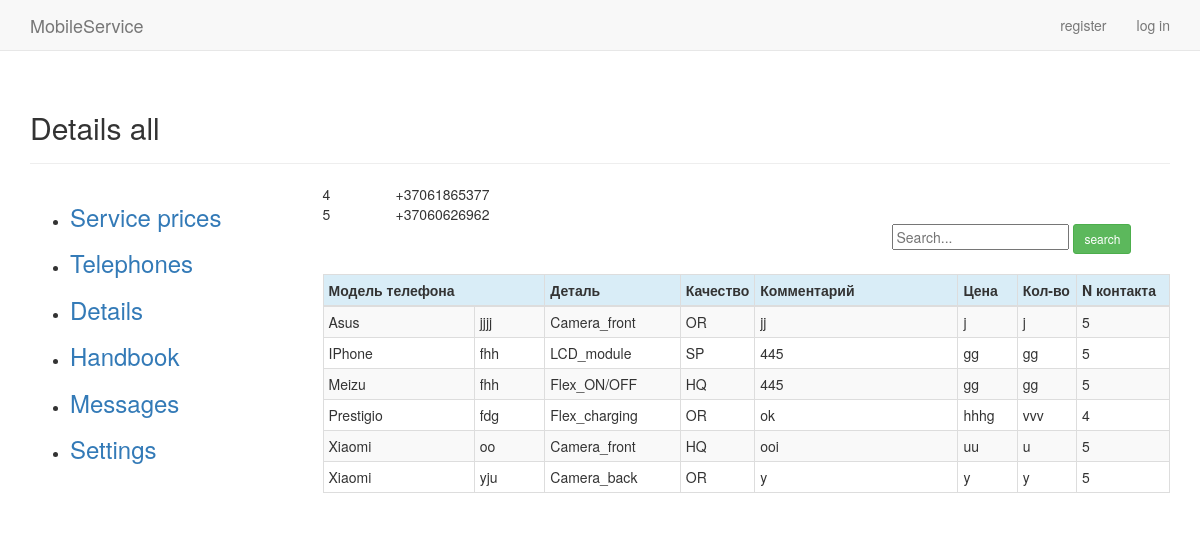
The app's page /users/details_all/, older data.
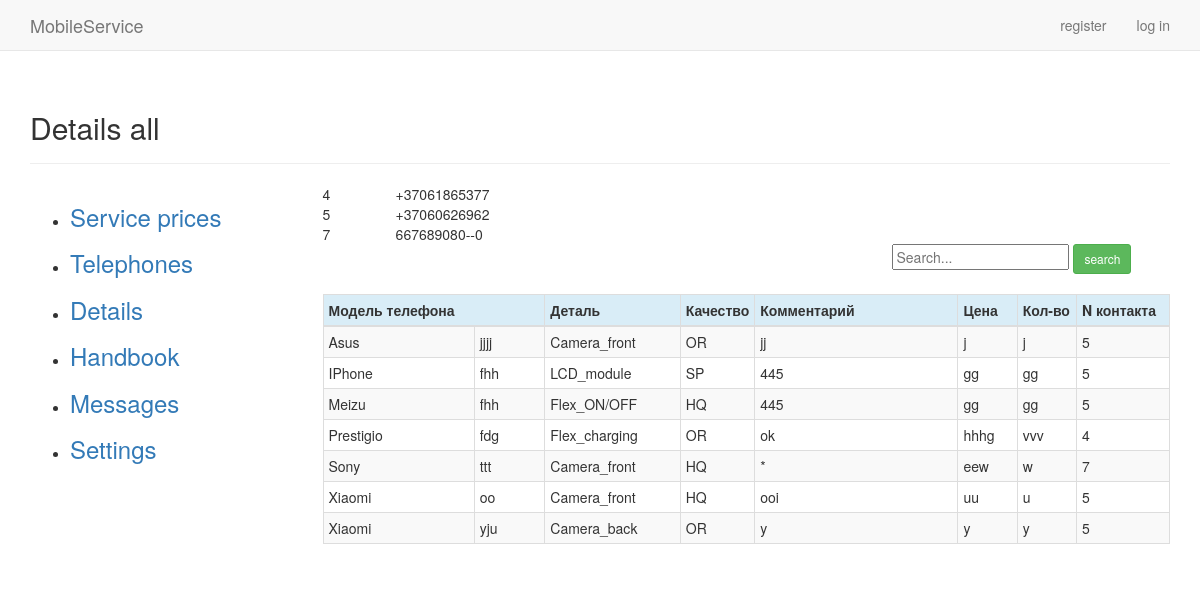
The same page, newer data.
### send_email/models.py (models this page shows)
class Settings_common(models.Model):
    VIS = 'Yes'
    INVIS = 'No'
    DETAIL_VISIBILITY = ((VIS, 'Yes'), (INVIS, 'No'))
    number_reg_letter = models.CharField(max_length=5, default='NUM')
    number_reg_start = models.IntegerField(default=0)
    message_send_start = models.CharField(max_length=5, default='9.00')
    message_send_finish = models.CharField(max_length=5, default='17.00')
    details_visible = models.CharField(max_length=10, choices=DETAIL_VISIBILITY)
    type_message = models.CharField(max_length=20)
    contact_number = models.CharField(max_length=20)
    free_set = models.CharField(max_length=20, choices=DETAIL_VISIBILITY)
    owner = models.ForeignKey(User, on_delete=models.CASCADE)

### users/models.py (models this page shows)
class Details(models.Model):
    SAM = 'Samsung'
    ALK = 'Alkatel'
    ASE = 'Aser'
    AMI = 'Amigo'
    AMO = 'Amoi'
    APL = 'IPhone'
    ASU = 'Asus'
    BBR = 'BlackBerry'
    BVI = 'BlackView'
    BLU = 'BLU'
    BQ = 'BQ'
    CAT = 'CAT'
    CAP = 'Caterpillar'
    COO = 'Coolpad'
    CUB = 'Cubot'
    DOO = 'Doogee'
    DOR = 'Doro'
    EST = 'Estar'
    ELE = 'Elephone'
    GIG = 'Gigabyte'
    GET = 'Getnord'
    GOO = 'Google'
    HTC = 'HTC'
    HP = 'HP'
    HOM = 'HomTom'
    KAZ = 'Kazam'
    MYP = 'MyPhone'
    NOU = 'Nous'
    ONE = 'OnePlus'
    OUK = 'Oukitel'
    PRE = 'Prestigio'
    ZTE = 'ZTE'
    ZOP = 'Zopo'
    HUA = 'Huawei'
    LEN = 'Lenovo'
    SON = 'Sony'
    LG = 'LG'
    MEI = 'Meizu'
    XIA = 'Xiaomi'
    MIR = 'Microsoft'
    NOK = 'Nokia'
    OTH = '------->'
    """детали"""
    LCD_MOD = 'LCD_module'
    LCD = 'LCD'
    TOU = 'Touch'
    FLEX_CH = 'Flex_charging'
    FLEX_ON = 'Flex_ON/OFF'
    FLEX_CAM = 'Flex_camera'
    BAT = 'Battery'
    CAM_FR = 'Camera_front'
    CAM_BC = 'Camera_back'
    BC = 'Back_cover'
    """качество"""
    SP = 'SP'
    OR = 'OR'
    HQ = 'HQ'
    COPY = 'COPY'
    """видимость другим"""
    VIS = 'Yes'
    INVIS = 'No'
    BRAND = ((APL, 'IPhone'), (SAM, 'Samsung'), (HUA, 'Huawei'), (MEI, 'Meizu'), (XIA, 'Xiaomi'), (NOK, 'Nokia'),
        (MIR, 'Microsoft'), (PRE, 'Prestigio'), (SON, 'Sony'), (ALK, 'Alcatel'), (ASU, 'Asus'), (ASE, 'Aser'),
        (AMI, 'Amigo'), (AMO, 'Amoi'), (BVI, 'BlackView'), (BLU, 'BLU'), (BQ, 'BQ'), (BBR, 'BlackBerry'),
        (CAT, 'CAT'), (CAP, 'Caterpillar'), (COO, 'Coolpad'), (CUB, 'Cubot'), (DOO, 'Doogee'), (DOR, 'Doro'),
        (ELE, 'Elephone'), (EST, 'Estar'), (GIG, 'Gigabyte'), (GET, 'Getnord'), (GOO, 'Google'), (HTC, 'HTC'),
        (HOM, 'HomTom'), (HP, 'HP'), (KAZ, 'Kazam'), (LEN, 'Lenovo'), (LG, 'Lg'), (MYP, 'MyPhone'),
        (NOU, 'Nous'), (ONE, 'OnePlus'), (OUK, 'Oukitel'), (ZOP, 'Zopo'), (ZTE, 'ZTE'), (OTH, '------->'))
    DETAIL = ((BAT,'Battery'),(BC,'Back_cover'),(CAM_BC,'Camera_back'),(CAM_FR,'Camera_front'),(FLEX_CH,'Flex_charging'),
        (FLEX_ON,'Flex_ON/OFF'),(FLEX_CAM,'Flex_camera'),(LCD_MOD,'LCD_module'),(LCD,'LCD'),(TOU,'Touch'))
    QUALITY = ((SP,'SP'),(OR,'OR'),(HQ,'HQ'),(COPY,'COPY'))
    DETAIL_VISIBILITY = ((VIS,'Yes'),(INVIS,'No'))
    user_model = models.CharField(max_length=20, choices = BRAND)
    user_model_1 = models.CharField(max_length=20)
    user_detail = models.CharField(max_length=20, choices = DETAIL)
    detail_quality = models.CharField(max_length=10,choices = QUALITY)
    detail_comment = models.CharField(max_length=20,default='*')
    detail_price = models.CharField(max_length=5)
    detail_quantity = models.CharField(max_length=5)
    owner = models.ForeignKey(User, on_delete=models.CASCADE)
    detail_visible = models.CharField(max_length=10, choices = DETAIL_VISIBILITY)

### users/views.py (the view)
# urls.py: path('details_all/', views.details_all, name= 'details_all'),
def details_all(request):
    details_all = Details.objects.order_by('user_model', 'user_model_1')
    set_2 = []
    set_3 = {}
    all_owners = Settings_common.objects.order_by('owner')
    for all_owner in all_owners:
        if all_owner.details_visible == 'Yes':
            set_2.append(all_owner.owner_id)
            set_3[all_owner.owner_id]= all_owner.contact_number
    context = {'details_all': details_all,'set_2':set_2,'set_3': set_3}
    return render(request, 'users/details_all.html', context)

### users/templates/users/details_all.html (shortened to what this page needs)
{% extends "mobile/base_1.html" %}
{% load bootstrap3 %}
{% block header %}
  <h2>Details all</h2><h4>{{user.username}}</h4>
{% endblock header %}
{% block content %}
  <table>
    {% for key, value in set_3.items %}
      <div class="row">
        <div class="col-sm-1">
            {{ key }}
        </div>
        <div class="col-sm-2">
           {{ value }}
        </div>
      </div>
    {% endfor %}
  </table>
  <div class="row">
    <div class="col-sm-offset-8">
      <form action="{% url 'users:details_all_search' %}" method="get" autocomplete="off" >
        <input name="q" type="text" placeholder="Search...">
        <button type="submit" class="btn btn-success btn-sm">search</button>
      </form>
    </div>
  </div>
  <div class="row">
    <div class="col-sm-8">
    </div>
  </div>
<table class="table table-striped table-bordered table-condensed table-hover">
    <thead>
      <tr class="info">
        <th colspan="2">Модель телефона</th>
        <th style="width:16%">Деталь</th>
        <th style="width:8%">Качество</th>
        <th style="width:24%">Комментарий</th>
        <th style="width:7%">Цена</th>
        <th style="width:7%">Кол-во</th>
        <th style="width:11%">N контакта</th>
      </tr>
    </thead>
    <tbody>
    {% for detail_all in details_all %}
        {% if detail_all.owner_id in set_2 %}
          {% if detail_all.detail_visible == 'Yes' %}
            <tr>
              <td>{{detail_all.user_model}}</td>
              <td>{{detail_all.user_model_1}}</td>
              <td>{{detail_all.user_detail}}</td>
              <td>{{detail_all.detail_quality}}</td>
              <td>{{detail_all.detail_comment}}</td>
              <td>{{detail_all.detail_price}}</td>
              <td>{{detail_all.detail_quantity}}</td>
              <td>{{detail_all.owner_id}}</td>
            </tr>
          {% endif %}
       {% endif %}
    {% endfor %}
     </tbody>
 </table>
{% endblock content %}

Row changes from the older to the newer data that the page shows:
added Settings_common: set_3 "667689080--0"
added Details: user_model "Sony", user_model_1 "ttt", user_detail "Camera_front", detail_quality "HQ", detail_comment "*", detail_price "eew", detail_quantity "w", owner_id "7"
Text that changed along with them:
new list line: "7"
